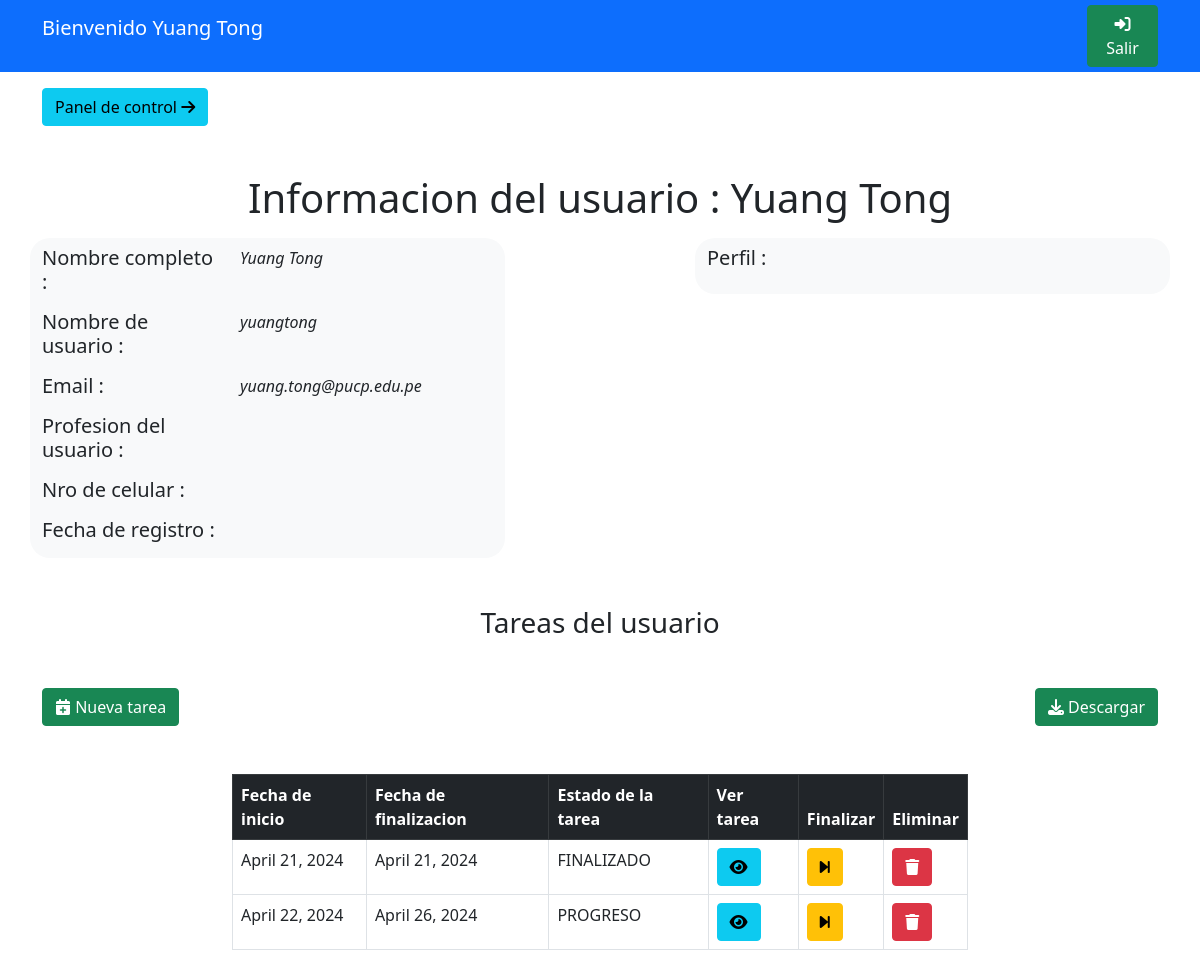
Page /perfilUsuario (signed in) on the committed database.
### app4/models.py (models this page shows)
class tareasSistem(models.Model):
    nombreTarea = models.CharField(max_length=32, null=True, blank=True)
    descripcionTarea = models.CharField(max_length=512, null=True, blank=True)
    fechaFin = models.DateField(default=date.today)
    fechaInicio = models.DateField(default=date.today)
    estadoTarea = models.CharField(max_length=16, null=True, blank=True)
    usuarioCreador = models.ForeignKey(User, on_delete=models.CASCADE, null=True, blank=True)
    usuarioResponsable = models.ForeignKey(datosUsuario, on_delete=models.SET_NULL, null=True, blank=True)

### app4/views.py (the view, shortened to what this page needs)
# urls.py: path('perfilUsuario',views.perfilUsuario,name='perfilUsuario'),
@login_required(login_url='/')
def perfilUsuario(request):
    return render(request,'informacionUsuario.html',{
        'usuariosExtendidos':datosUsuario.objects.all(),
        'tareasTotales':tareasSistem.objects.all()
    })

### app4/templates/informacionUsuario.html (shortened to what this page needs)
{% load static %}
<!DOCTYPE html>
<html>
    <head>
        <link href="https://cdn.jsdelivr.net/npm/bootstrap@5.0.2/dist/css/bootstrap.min.css" rel="stylesheet">
        <link rel="stylesheet" href="https://cdnjs.cloudflare.com/ajax/libs/font-awesome/6.4.0/css/all.min.css" />
    </head>
    <body>
        <div class="bg-primary">
            <div class="container">
                <div class="row justify-content-between align-items-center">
                    <div class="col-4 mt-3 mb-3 text-white">
                        <div class="row">
                            <h5>Bienvenido {{ user.first_name }} {{ user.last_name }}</h5>
                        </div>
                        <div class="row">
                        </div>
                    </div>
                    <div class="col-1">
                        <a class="btn btn-success" href="{% url 'app4:cerrarSesion' %}"><i class="fa-solid fa-right-to-bracket"></i> Salir</a>
                    </div>
                </div>
            </div>
        </div>
        <div class="container mt-3 mb-3">
            <div>
                <a href="{% url 'app4:consolaAdministrador' %}" class="btn btn-info">Panel de control <i class="fa-solid fa-arrow-right"></i></a>
            </div>
        </div>
        <div class="mt-5 text-center mb-3">
            <h1>Informacion del usuario : {{ user.first_name }} {{ user.last_name }}</h1>
        </div>
        <div class="container">
            <div class="row justify-content-between">
                <div class="col-5 bg-light" style="border-radius: 20px;">
                    <div class="row mb-2 mt-2">
                        <div class="col-5">
                            <h5>Nombre completo : </h5>
                        </div>
                        <div class="col-7">
                            <i>{{ user.first_name }} {{ user.last_name }}</i>
                        </div>
                    </div>
                    <div class="row mb-2">
                        <div class="col-5">
                            <h5>Nombre de usuario : </h5>
                        </div>
                        <div class="col-7">
                            <i>{{ user.username }}</i>
                        </div>
                    </div>
                    <div class="row mb-2">
                        <div class="col-5">
                            <h5>Email : </h5>
                        </div>
                        <div class="col-7">
                            <i>{{ user.email }}</i>
                        </div>
                    </div>
                    <div class="row mb-2">
                        <div class="col-5">
                            <h5>Profesion del usuario : </h5>
                        </div>
                        <div class="col-7">
                        </div>
                    </div>
                    <div class="row mb-2">
                        <div class="col-5">
                            <h5>Nro de celular : </h5>
                        </div>
                        <div class="col-7">
                        </div>
                    </div>
                    <div class="row mb-2">
                        <div class="col-5">
                            <h5>Fecha de registro : </h5>
                        </div>
                        <div class="col-7">
                        </div>
                    </div>
                </div>
                <div class="col-5 bg-light h-100" style="border-radius: 20px;">
                    <div class="row mb-2 mt-2">
                        <div class="col-5">
                            <h5>Perfil : </h5>
                        </div>
                    </div>
                </div>
            </div>
        </div>
        <div class="mt-5 text-center mb-3">
            <h3>Tareas del usuario</h3>
        </div>
        <div class="container mt-5">
            <div class="row justify-content-between">
                <div class="col-2 text-start">
                    <button class="btn btn-success" data-bs-toggle="modal" data-bs-target="#nuevaTarea"><i class="fa-solid fa-calendar-plus"></i> Nueva tarea</button>
                </div>
                <div class="col-2 text-end">
                    <a class="btn btn-success" href="#"><i class="fa-solid fa-download"></i> Descargar</a>
                </div>
            </div>
        </div>
        <div class="mt-5 container">
            <div class="row justify-content-center">
                <div class="col-8">
                    <table class="table table-bordered">
                        <thead class="table-dark">
                            <th>Fecha de inicio</th>
                            <th>Fecha de finalizacion</th>
                            <th>Estado de la tarea</th>
                            <th>Ver tarea</th>
                            <th>Finalizar</th>
                            <th>Eliminar</th>
                        </thead>
                        <tbody>
                            {% for tareaInfo in tareasTotales %}
                            <tr>
                                <td>{{ tareaInfo.fechaInicio }}</td>
                                <td>{{ tareaInfo.fechaFin }}</td>
                                <td>{{ tareaInfo.estadoTarea }}</td>
                                <td><button data-bs-toggle="modal" data-bs-target="#detalleTarea" id="{{ tareaInfo.id }}" onclick="cargarInformacionTarea(this.id)" class="btn btn-info"><i class="fa-solid fa-eye"></i></button></td>
                                <td><a class="btn btn-warning" href="{% url 'app4:finalizarTarea' tareaInfo.id %}"><i class="fa-solid fa-forward-step"></i></a></td>
                                <td><a class="btn btn-danger" href="#"><i class="fa-solid fa-trash"></i></a></td>
                            </tr>
                            {% endfor %}
                        </tbody>
                    </table>
                </div>
            </div>
        </div>
    </body>
</html>

### rows in the picture
tareasSistem: fechaInicio "April 21, 2024", fechaFin "April 21, 2024", estadoTarea "FINALIZADO"
tareasSistem: fechaInicio "April 22, 2024", fechaFin "April 26, 2024", estadoTarea "PROGRESO"

### other values in the picture
{{ user.first_name }} "Yuang"
{{ user.last_name }} "Tong"
{{ user.username }} "yuangtong"
{{ user.email }} "yuang.tong@pucp.edu.pe"
